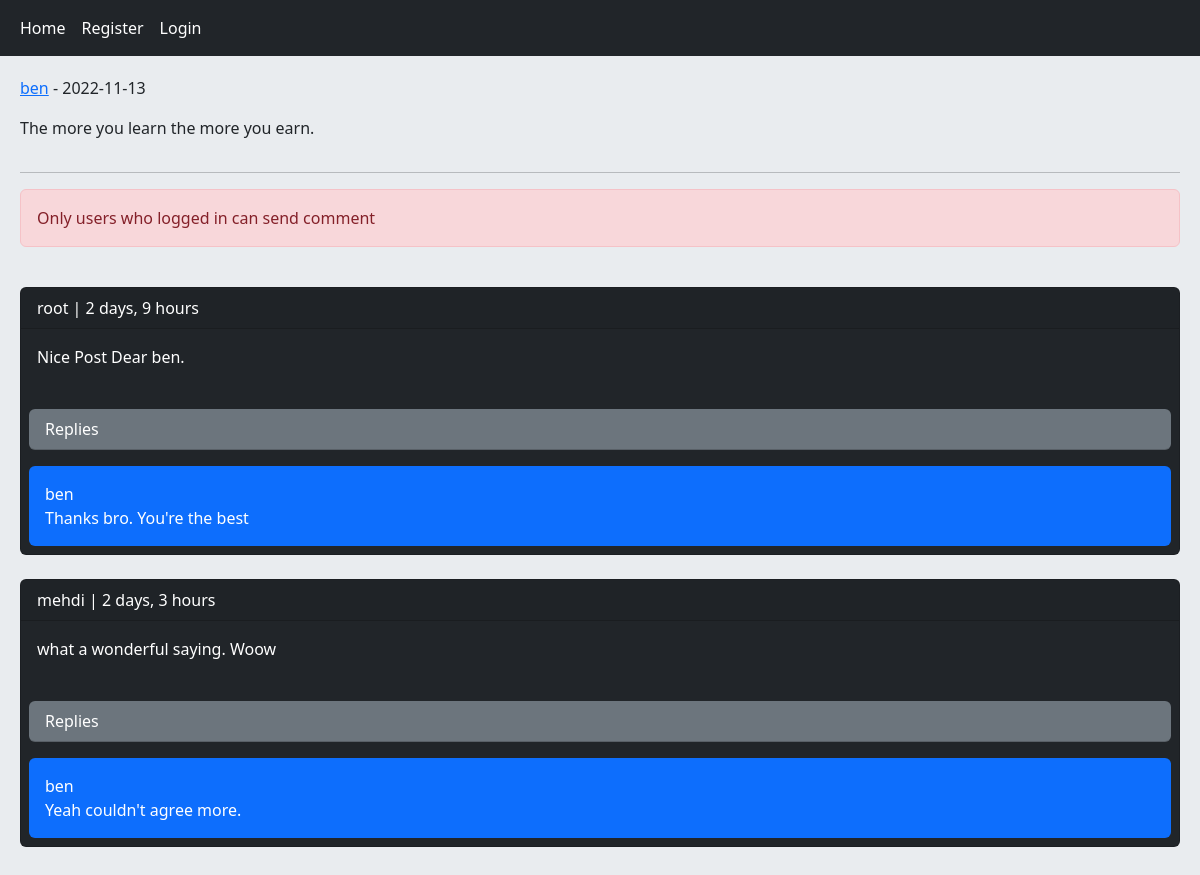
The page /post/4/the-more-you-learn-the-more-you-earn on the database as committed earlier.
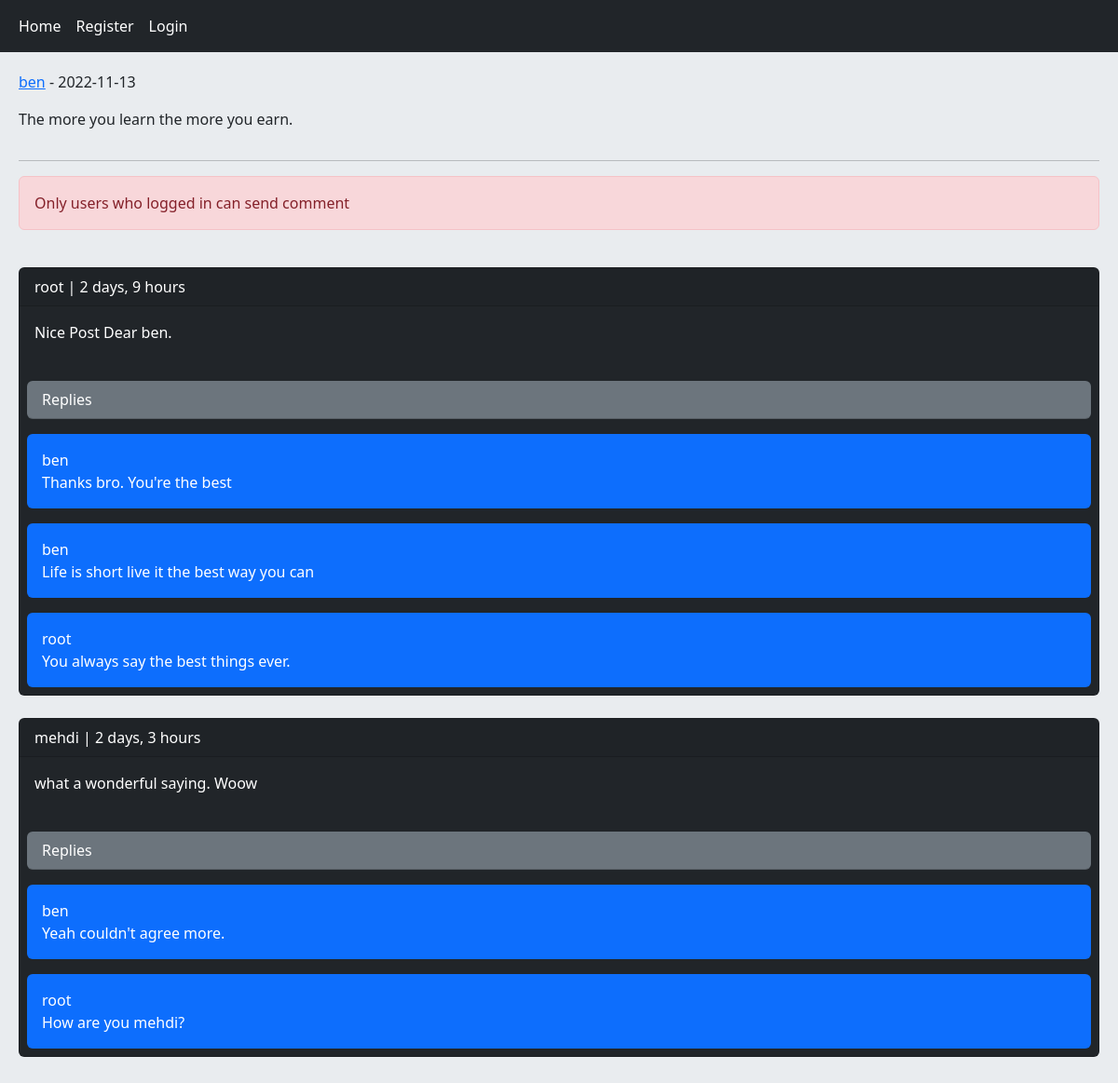
The same page on the database as committed later.
### home/models.py (models this page shows, shortened)
class Post(models.Model):
    user = models.ForeignKey(User, on_delete=models.CASCADE, related_name='posts')
    body = models.TextField()
    slug = models.SlugField()
    created = models.DateTimeField(auto_now_add=True)
    updated = models.DateTimeField(auto_now=True)
    class Meta:
        ordering = ['-created']

class Comment(models.Model):
    user = models.ForeignKey(User, on_delete=models.CASCADE, related_name='ucomments')
    post = models.ForeignKey(Post, on_delete=models.CASCADE, related_name='pcomments')
    reply = models.ForeignKey('self', on_delete=models.CASCADE, related_name='rcomments', blank=True, null=True)
    is_reply = models.BooleanField(default=False)
    body = models.TextField(max_length=400)
    created = models.DateTimeField(auto_now_add=True)

### home/views.py (the view, shortened to what this page needs)
# urls.py: path('post/<int:post_id>/<slug:post_slug>', views.PostDetailView.as_view(), name='post_detail'),
class PostDetailView(View):
    class_form = CommentCreateForm
    class_reply_form = CommentReplyForm
    def setup(self, request, *args, **kwargs):
        self.post_instance = get_object_or_404(Post, pk=kwargs['post_id'], slug=kwargs['post_slug'])
        return super().setup(request, *args, **kwargs)
    def get(self, request, *args, **kwargs):
        post = self.post_instance
        comments = post.pcomments.filter(is_reply=False)
        can_like = request.user.is_authenticated and self.post_instance.user_can_like(request.user)
        context = {'post': post, 'comments': comments, 'form': self.class_form, 'reply_form': self.class_reply_form,
                   'can_like': can_like}
        return render(request, 'home/detail.html', context=context)

### home/templates/home/detail.html (shortened to what this page needs)
{% extends 'base.html' %}
{% block content %}
	<div class="row">
		<div class="col-10">
			<p><a href="{% url 'account:user_profile' post.user.id %}">{{ post.user.username }}</a> - {{ post.updated|date:"Y-m-d" }}</p>
			<p>{{ post.body }}</p>
		</div>
		<div class="col-2 text-end">
		</div>
	</div>
	<hr>
	{% if request.user.is_authenticated %}
		<a href="{% url 'home:post_like' post.id %}" class="{% if can_like %}disabled{% endif %} btn btn-primary col-md-2">Like  {{ post.likes_count }}</a>
		<form action="" method="post" class="mt-3">
			{% csrf_token %}
			{{ form }}
			<input type="submit" value="Comment" class="btn btn-primary">
		</form>
	{% else %}
		<p class="alert alert-danger">Only users who logged in can send comment</p>
	{% endif %}
	<br>
	{% for comment in comments %}
		<div class="card bg-dark text-white">
			<p class="card-header">{{ comment.user }} | {{ comment.created|timesince }}</p>
			<p class="card-body">{{ comment.body }}</p>
			<p class="text-white card-header bg-secondary my-2 mx-2 rounded">Replies</p>
			{% with replies=comment.rcomments.all %}
				{% for reply in replies %}
					<p class="card-body bg-primary p-3 m-2 rounded">{{ reply.user }}<br>{{ reply.body }}</p>
				{% endfor %}
			{% endwith %}
		</div>
		<br>
	{% empty %}
		<p>No comments yet!</p>
	{% endfor %}
{% endblock %}

### templates/base.html (shortened to what this page needs)
<!DOCTYPE html>
<html lang="en">
<head>
	<link href="https://cdn.jsdelivr.net/npm/bootstrap@5.2.2/dist/css/bootstrap.min.css" rel="stylesheet"
>
</head>
<body>
	{% include 'inc/navbar.html' %}
	<div class="jumbotron">
		{% block content %}{% endblock %}
	</div>
</body>
</html>

### templates/inc/navbar.html (shortened to what this page needs)
<nav class="navbar navbar-expand-lg bg-dark navbar-dark">
  <div class="container-fluid">
    <div class="navbar-nav col-11">
      <a class="nav-link active" href="{% url 'home:home' %}">Home</a>
			{% if not request.user.is_authenticated %}
      <a class="nav-link active" href="{% url 'account:user_register' %}">Register</a>
      <a class="nav-link active" href="{% url 'account:user_login' %}">Login</a>
				</div>
				{% endif %}
		</div>
</nav>

### templates/base.html (style rules this page uses)
.jumbotron { padding: 20px; margin-bottom: 20px; background-color: #e9ecef; }

Rows that differ between the two databases and show on the page:
added Comment: user "ben", body "Life is short live it the best way you can", shown under "root"
added Comment: user "root", body "You always say the best things ever."
added Comment: user "root", body "How are you mehdi?", shown under "mehdi"
